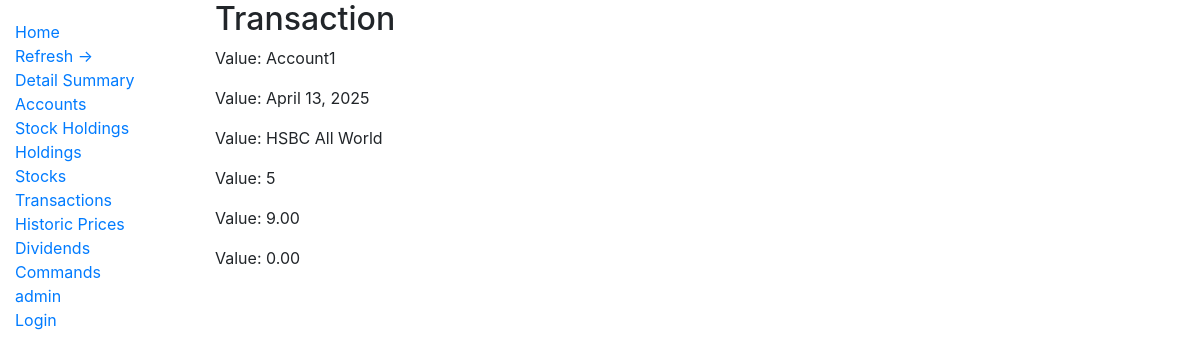
The page /transaction/2 on the database its author committed.
### portfolio/models.py (models this page shows, shortened)
class Transaction(models.Model):
    account = models.ForeignKey(Account, on_delete=models.CASCADE, null=True)
    TRANSACTION_TYPE = (
        ('buy', 'BUY'),
        ('sell', 'SELL'),
    )
    transaction_type = models.CharField(max_length=4, choices=TRANSACTION_TYPE, default='buy')
    date = models.DateField()
    stock = models.ForeignKey(Stock, on_delete=models.CASCADE, null=True)
    volume = models.IntegerField()
    price = models.DecimalField(max_digits=5, decimal_places=2, default=0)
    tcost = models.DecimalField(max_digits=5, decimal_places=2, default=0)
    class Meta:
        ordering = ['-date']

class Account(models.Model):
    name = models.CharField(max_length=50)
    ACCOUNT_TYPE = (
        ('ISA', 'ISA'),
        ('pension', 'PENSION'),
        ('standard', 'STANDARD'),
        ('VCT', 'VCT'),
        ('cash','CASH')
    )
    account_type = models.CharField(max_length=8, choices=ACCOUNT_TYPE, default='buy')
    account_value = models.DecimalField(max_digits=9, decimal_places=2, default=0)
    person = models.ForeignKey('Person', on_delete=models.CASCADE, null=True)
    class Meta:
        ordering = ['name']
    def __str__(self):
        return self.name

class Stock(models.Model):
    name = models.CharField(max_length=50)
    code = models.CharField(max_length=20)
    yahoo_code = models.CharField(max_length=20, null=True)
    nickname = models.CharField(max_length=40)
    CURRENCY_TYPE = (
        ('gbp', 'GBP'),
        ('gbx', 'GBX'),
        ('usd', 'USD'),
    )
    currency = models.CharField(max_length=6, choices=CURRENCY_TYPE, default='equity')
    STOCK_TYPE = (
        ('fund', 'FUND'),
        ('equity', 'EQUITY'),
        ('etfs', 'ETFS'),
        ('curr','CURR'),
    )
    stock_type = models.CharField(max_length=6, choices=STOCK_TYPE, default='equity')
    STOCK_REGION = (
        ('world', 'WORLD'),
        ('us', 'US'),
        ('uk', 'UK'),
        ('europe', 'EUROPE'),
    )
    stock_region = models.CharField(max_length=6, choices=STOCK_REGION, default='world')
    SCRAPER_SOURCE = (
        ('ft', 'ft'),
        ('yahoo', 'yahoo'),
    )
    scraper_source = models.CharField(max_length=5, choices=SCRAPER_SOURCE, default='ft')
    active = models.BooleanField(default=True)
    current_price = models.DecimalField(max_digits=7, decimal_places=4)
    price_updated = models.DateTimeField(null=True)
    perf_5y = models.DecimalField(max_digits=7, decimal_places=2, null=True)
    perf_3y = models.DecimalField(max_digits=7, decimal_places=2, null=True)
    perf_1y = models.DecimalField(max_digits=7, decimal_places=2, null=True)
    perf_6m = models.DecimalField(max_digits=7, decimal_places=2, null=True)
    perf_3m = models.DecimalField(max_digits=7, decimal_places=2, null=True)
    perf_1m = models.DecimalField(max_digits=7, decimal_places=2, null=True)
    class Meta:
        ordering = ['name']
    def __str__(self):
        return self.nickname

### portfolio/views.py (the view)
# urls.py: path('transaction/<int:pk>', views.TransactionDetailView.as_view(),
class TransactionDetailView(DetailView):
    model = Transaction
    template_name = 'portfolio/transaction_detail.html'

### portfolio/templates/portfolio/transaction_detail.html
{% extends 'portfolio/base.html' %}
{% block content %}
        <h2>Transaction</h2>
        <p>Value: {{object.account}}</p>
        <p>Value: {{object.date}}</p>
        <p>Value: {{object.stock}}</p>
        <p>Value: {{object.volume}}</p>
        <p>Value: {{object.price}}</p>
        <p>Value: {{object.tcost}}</p>
{% endblock %}

### rows shown on the page
Transaction: account "Account1", date "April 13, 2025", stock "HSBC All World", volume "5", price "9.00", tcost "0.00"
